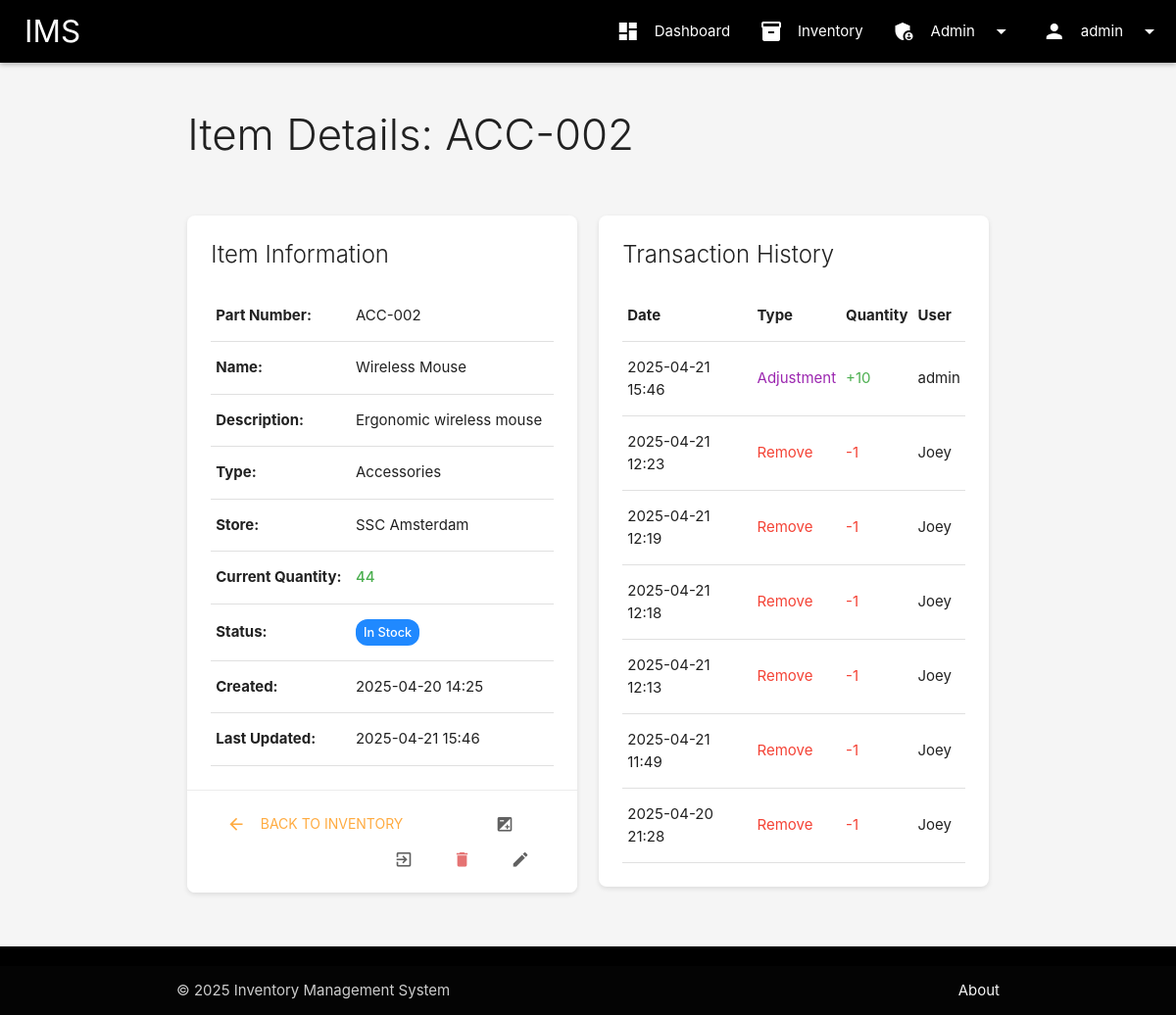
Screenshot of /inventory/items/2 (signed in) with the database file from the repository.
### app/models/user.py (models this page shows, shortened)
class User(UserMixin, db.Model):
    __tablename__ = 'users'
    id = db.Column(db.Integer, primary_key=True)
    username = db.Column(db.String(64), unique=True, nullable=False, index=True)
    password_hash = db.Column(db.String(256), nullable=False)
    _role = db.Column('role', db.String(20), nullable=False, default=UserRole.USER.value)
    failed_login_attempts = db.Column(db.Integer, default=0)
    last_login_attempt_time = db.Column(db.DateTime, nullable=True)
    is_locked = db.Column(db.Boolean, default=False)
    password_last_changed = db.Column(db.DateTime, default=datetime.utcnow)
    created_at = db.Column(db.DateTime, default=datetime.utcnow)
    updated_at = db.Column(db.DateTime, default=datetime.utcnow, onupdate=datetime.utcnow)
    password_history = db.relationship('PasswordHistory', backref='user', lazy='dynamic')
    transactions = db.relationship('Transaction', backref='user', lazy='dynamic')
    security_logs = db.relationship('SecurityLog', backref='user', lazy='dynamic')
    stores = db.relationship('Store',
                            secondary=user_stores,
                            lazy='subquery',
                            backref=db.backref('users', lazy=True))
    @property
    def role(self):
        for role_enum in UserRole:
            if role_enum.value == self._role:
                return role_enum
        return None
    @role.setter
    def role(self, value):
        if isinstance(value, UserRole):
            self._role = value.value
        elif isinstance(value, str):
            valid_values = [r.value for r in UserRole]
            if value in valid_values:
                self._role = value
            else:
                raise ValueError(f"Invalid role value: {value}. Valid values: {valid_values}")
        else:
            raise TypeError(f"Expected UserRole enum or string, got {type(value)}")

### app/models/inventory.py (models this page shows, shortened)
class Inventory(db.Model):
    __tablename__ = 'inventory'
    id = db.Column(db.Integer, primary_key=True)
    part_number = db.Column(db.String(50), unique=True, nullable=False, index=True)
    name = db.Column(db.String(100), nullable=False)
    description = db.Column(db.Text, nullable=True)
    item_type = db.Column(sa.Enum(ItemType), nullable=False)
    quantity = db.Column(db.Integer, default=0)
    store_id = db.Column(db.Integer, db.ForeignKey('stores.id'), nullable=False)
    created_at = db.Column(db.DateTime, default=datetime.utcnow)
    updated_at = db.Column(db.DateTime, default=datetime.utcnow, onupdate=datetime.utcnow)
    transactions = db.relationship('Transaction', backref='item', lazy='dynamic')

### app/models/store.py (models this page shows, shortened)
class Store(db.Model):
    __tablename__ = 'stores'
    id = db.Column(db.Integer, primary_key=True)
    name = db.Column(db.String(100), unique=True, nullable=False, index=True)
    location = db.Column(db.String(255), nullable=True)
    created_at = db.Column(db.DateTime, default=datetime.utcnow)
    updated_at = db.Column(db.DateTime, default=datetime.utcnow, onupdate=datetime.utcnow)
    inventory_items = db.relationship('Inventory', backref='store', lazy='dynamic')
    transactions = db.relationship('Transaction', backref='store', lazy='dynamic')

### app/models/transaction.py (models this page shows, shortened)
class Transaction(db.Model):
    __tablename__ = 'transactions'
    id = db.Column(db.Integer, primary_key=True)
    ticket_number = db.Column(db.String(50), unique=True, nullable=False, index=True)
    item_id = db.Column(db.Integer, db.ForeignKey('inventory.id'), nullable=False)
    user_id = db.Column(db.Integer, db.ForeignKey('users.id'), nullable=False)
    store_id = db.Column(db.Integer, db.ForeignKey('stores.id'), nullable=False)
    transaction_type = db.Column(sa.Enum(TransactionType), nullable=False)
    quantity_change = db.Column(db.Integer, nullable=False)
    timestamp = db.Column(db.DateTime, default=datetime.utcnow)
    notes = db.Column(db.Text, nullable=True)

### app/blueprints/inventory/routes.py (the view)
@inventory_bp.route('/items/<int:item_id>', methods=['GET'])
@login_required
def view_item(item_id):
    item = Inventory.query.get_or_404(item_id)
    if current_user.role == UserRole.USER or current_user.role == UserRole.PARTNER_ADMIN:
        if item.item_type != ItemType.ACCESSORIES:
            flash('You do not have permission to view non-accessory items.', 'danger')
            return redirect(url_for('inventory.items'))
    if current_user.role == UserRole.USER:
        user_store_ids = [store.id for store in current_user.stores]
        if item.store_id not in user_store_ids:
            flash('You do not have permission to view items from this store.', 'danger')
            return redirect(url_for('inventory.items'))
    transactions = Transaction.query.filter_by(item_id=item.id).order_by(Transaction.timestamp.desc()).all()
    return render_template('inventory/item_details.html',
                         title=f'Item: {item.part_number}',
                         item=item,
                         transactions=transactions)

### app/templates/inventory/item_details.html (shortened to what this page needs)
{% extends 'base.html' %}
{% block content %}
<div class="row">
    <div class="col s12">
        <h3 class="page-title">Item Details: {{ item.part_number }}</h3>
    </div>
</div>
<div class="row">
    <div class="col s12 m6">
        <div class="card">
            <div class="card-content">
                <span class="card-title">Item Information</span>
                <table class="highlight responsive-table">
                    <tbody>
                        <tr>
                            <th>Part Number:</th>
                            <td>{{ item.part_number }}</td>
                        </tr>
                        <tr>
                            <th>Name:</th>
                            <td>{{ item.name }}</td>
                        </tr>
                        <tr>
                            <th>Description:</th>
                            <td>{{ item.description or "No description provided" }}</td>
                        </tr>
                        <tr>
                            <th>Type:</th>
                            <td>{{ item.item_type.value.capitalize() }}</td>
                        </tr>
                        <tr>
                            <th>Store:</th>
                            <td>{{ item.store.name }}</td>
                        </tr>
                        <tr>
                            <th>Current Quantity:</th>
                            <td>
                                <strong class="{% if item.quantity <= 0 %}red-text{% elif item.quantity <= 5 %}orange-text{% else %}green-text{% endif %}">
                                    {{ item.quantity }}
                                </strong>
                            </td>
                        </tr>
                        <tr>
                            <th>Status:</th>
                            <td>
                                {% if item.quantity <= 0 %}
                                    <span class="status-badge status-out-of-stock">Out of Stock</span>
                                {% elif item.quantity <= 5 %}
                                    <span class="status-badge status-low-stock">Low Stock</span>
                                {% else %}
                                    <span class="status-badge status-in-stock">In Stock</span>
                                {% endif %}
                            </td>
                        </tr>
                        <tr>
                            <th>Created:</th>
                            <td>{{ item.created_at.strftime('%Y-%m-%d %H:%M') }}</td>
                        </tr>
                        <tr>
                            <th>Last Updated:</th>
                            <td>{{ item.updated_at.strftime('%Y-%m-%d %H:%M') }}</td>
                        </tr>
                    </tbody>
                </table>
            </div>
            <div class="card-action">
                <div class="row mb-0">
                    <div class="col s12">
                        <a href="{{ url_for('inventory.items') }}" class="btn-flat waves-effect">
                            <i class="material-icons left">arrow_back</i>Back to Inventory
                        </a>
                        {% if current_user.role.value in ['admin_global', 'partner_admin'] and (current_user.role.value == 'admin_global' or item.item_type.value == 'accessories') %}
                        <a href="{{ url_for('inventory.adjust_stock', item_id=item.id) }}" class="btn-flat waves-effect tooltipped right" data-position="top" data-tooltip="Adjust Stock">
                            <i class="material-icons grey-text text-darken-2">exposure</i>
                        </a>
                        <a href="{{ url_for('inventory.edit_item', item_id=item.id) }}" class="btn-flat waves-effect tooltipped right" style="margin-right: 8px;" data-position="top" data-tooltip="Edit Item">
                            <i class="material-icons grey-text text-darken-2">edit</i>
                        </a>
                        {% if current_user.role.value == 'admin_global' %}
                        <form id="delete-form" method="POST" action="{{ url_for('inventory.delete_item', item_id=item.id) }}" onsubmit="return confirm('Are you sure you want to permanently delete this item? This action cannot be undone.');" class="right" style="margin-right: 8px;">
                            <button type="submit" class="btn-flat waves-effect tooltipped" data-position="top" data-tooltip="Delete Item">
                                <i class="material-icons red-text text-lighten-2">delete</i>
                            </button>
                        </form>
                        {% endif %}
                        {% endif %}
                        {% if item.item_type.value == 'accessories' and item.quantity > 0 %}
                        <a href="{{ url_for('inventory.quick_register_outgoing', item_id=item.id) }}" class="btn-flat waves-effect tooltipped right" style="margin-right: 8px;" data-position="top" data-tooltip="Register Outgoing">
                            <i class="material-icons grey-text text-darken-2">exit_to_app</i>
                        </a>
                        {% endif %}
                    </div>
                </div>
            </div>
        </div>
    </div>
    <div class="col s12 m6">
        <div class="card">
            <div class="card-content">
                <span class="card-title">Transaction History</span>
                {% if transactions %}
                <table class="highlight responsive-table">
                    <thead>
                        <tr>
                            <th>Date</th>
                            <th>Type</th>
                            <th>Quantity</th>
                            <th>User</th>
                        </tr>
                    </thead>
                    <tbody>
                        {% for transaction in transactions %}
                        <tr class="transaction-item" title="{{ transaction.notes or 'No notes' }}">
                            <td>{{ transaction.timestamp.strftime('%Y-%m-%d %H:%M') }}</td>
                            <td>
                                {% if transaction.transaction_type.value == 'add' %}
                                <span class="green-text">Add</span>
                                {% elif transaction.transaction_type.value == 'remove' %}
                                <span class="red-text">Remove</span>
                                {% elif transaction.transaction_type.value == 'transfer_in' %}
                                <span class="blue-text">Transfer In</span>
                                {% elif transaction.transaction_type.value == 'transfer_out' %}
                                <span class="orange-text">Transfer Out</span>
                                {% elif transaction.transaction_type.value == 'stock_adjustment' %}
                                <span class="purple-text">Adjustment</span>
                                {% endif %}
                            </td>
                            <td>
                                {% if transaction.quantity_change > 0 %}
                                <span class="green-text">+{{ transaction.quantity_change }}</span>
                                {% else %}
                                <span class="red-text">{{ transaction.quantity_change }}</span>
                                {% endif %}
                            </td>
                            <td>{{ transaction.user.username }}</td>
                        </tr>
                        {% endfor %}
                    </tbody>
                </table>
                {% else %}
                <p class="center-align grey-text">No transaction history available</p>
                {% endif %}
            </div>
        </div>
    </div>
</div>
{% endblock %}

### app/templates/base.html (shortened to what this page needs)
<!DOCTYPE html>
<html lang="en">
<head>
    <link rel="stylesheet" href="https://cdnjs.cloudflare.com/ajax/libs/materialize/1.0.0/css/materialize.min.css">
    <link rel="stylesheet" href="{{ url_for('static', filename='css/style.css') }}">
</head>
<body class="grey lighten-4">
    <header>
        <div class="navbar-fixed">
            <nav class="black">
                <div class="nav-wrapper">
                    <a href="{{ url_for('main.index') }}" class="brand-logo">IMS</a>
                    {% if current_user.is_authenticated %}
                    <ul class="right hide-on-med-and-down">
                        <li><a href="{{ url_for('main.index') }}"><i class="material-icons left">dashboard</i>Dashboard</a></li>
                        <li><a href="{{ url_for('inventory.items') }}"><i class="material-icons left">inventory</i>Inventory</a></li>
                        {% if current_user.role.value in ['admin_global', 'partner_admin'] %}
                        <li>
                            <a class="dropdown-trigger" href="#!" data-target="admin-dropdown">
                                <i class="material-icons left">admin_panel_settings</i>Admin
                                <i class="material-icons right">arrow_drop_down</i>
                            </a>
                        </li>
                        {% endif %}
                        <li>
                            <a class="dropdown-trigger" href="#!" data-target="user-dropdown">
                                <i class="material-icons left">person</i>{{ current_user.username }}
                                <i class="material-icons right">arrow_drop_down</i>
                            </a>
                        </li>
                    </ul>
                    {% endif %}
                </div>
            </nav>
        </div>
    </header>
    <main class="container">
        {% block content %}{% endblock %}
    </main>
    <footer class="page-footer black">
        <div class="footer-copyright">
            <div class="container">
                © 2025 Inventory Management System
                <a class="grey-text text-lighten-4 right" href="#">About</a>
            </div>
        </div>
    </footer>
</body>
</html>

### app/static/css/style.css (style rules this page uses)
body { display: flex; min-height: 100vh; flex-direction: column; color: #212121; background-color: #f8f8f8; }
main { flex: 1 0 auto; padding: 20px 0; }
.brand-logo { margin-left: 10px; }
nav { box-shadow: 0 2px 5px rgba(0, 0, 0, 0.26); background-color: #212121; }
nav .brand-logo { padding-left: 15px; }
.card, .card-panel { border-radius: 8px; transition: box-shadow .25s; box-shadow: 0 2px 5px rgba(0,0,0,0.1); background-color: white; }
.card .card-action:last-child { border-radius: 0 0 8px 8px; }
.card .card-content .card-title { margin-bottom: 20px; color: #212121; }
.btn-flat { color: #2089ff; }
.status-badge { padding: 4px 8px; border-radius: 12px; color: white; font-weight: 500; font-size: 0.85rem; display: inline-block; }
.status-in-stock { background-color: #2089ff; }
.page-title { font-weight: 300; margin: 30px 0; color: #212121; }
.transaction-item { transition: background-color 0.2s; }
.mb-0 { margin-bottom: 0; }

### rows the page displays
User: username "admin"
Inventory: part_number "ACC-002", name "Wireless Mouse", description "Ergonomic wireless mouse", item_type.value "Accessories", quantity "44", created_at "2025-04-20 14:25", updated_at "2025-04-21 15:46"
Store: store.name "SSC Amsterdam"
Transaction: transaction_type "Adjustment"
Transaction: transaction_type "Remove"
Transaction: transaction_type "Remove"
Transaction: transaction_type "Remove"
Transaction: transaction_type "Remove"
Transaction: transaction_type "Remove"
Transaction: transaction_type "Remove"
